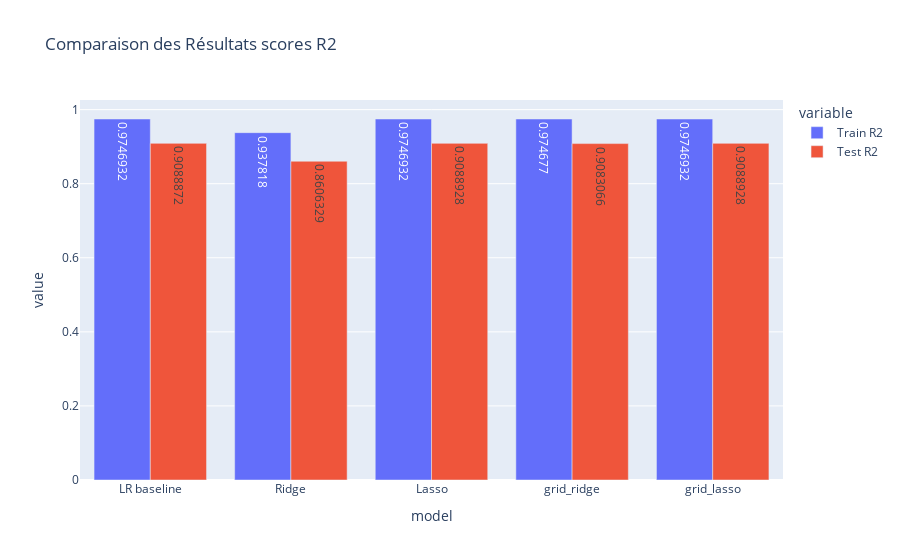
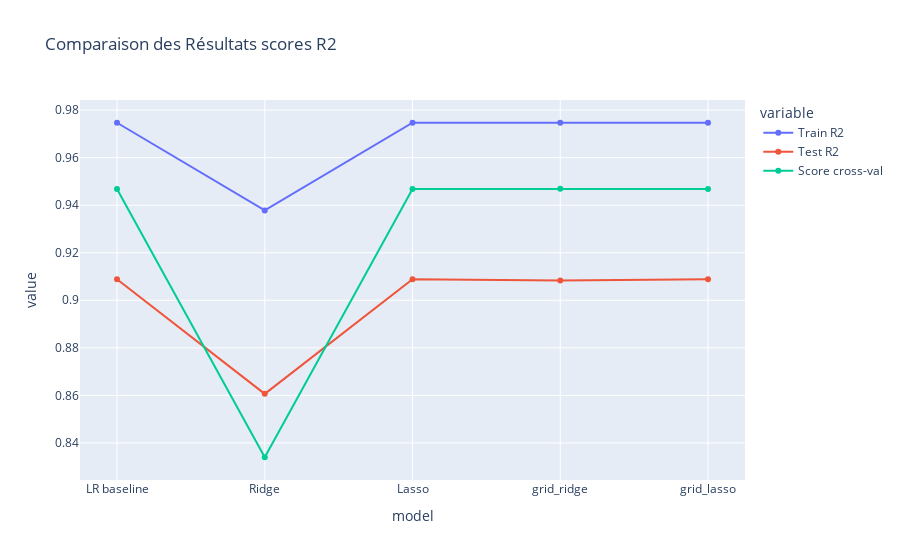

The code cell stored with these charts, in order, in its notebook:
### Code cell
# Visualisation resultat
display(scores_df.head())

fig = px.bar(
    scores_df,
    x='model',
    y=['Train R2', 'Test R2'],
    title='Comparaison des Résultats scores R2',
    barmode='group',  # Barres groupées
    text_auto=True  # Affiche les valeurs sur les barres
)
fig.show()
# les performances des modéles restent trés proche. La baseline de départ avait déjà de trés bon résultat

fig =px.line(
    scores_df,
    x='model',
    y=['Train R2', 'Test R2', 'Score cross-val'],
    title='Comparaison des Résultats scores R2',
    markers=True
)

fig.show()

### Figure 1 — Plotly figure (JSON) as saved in the notebook; plotly's stock layout.template omitted (floating-point values rounded to 4 significant figures)
{"data": [{"alignmentgroup": "True", "hovertemplate": "variable=Train R2<br>model=%{x}<br>value=%{y}<extra></extra>", "legendgroup": "Train R2", "marker": {"color": "#636efa", "pattern": {"shape": ""}}, "name": "Train R2", "offsetgroup": "Train R2", "orientation": "v", "showlegend": true, "textposition": "auto", "texttemplate": "%{y}", "type": "bar", "x": ["LR baseline", "Ridge", "Lasso", "grid_ridge", "grid_lasso"], "xaxis": "x", "y": [0.9747, 0.9378, 0.9747, 0.9747, 0.9747], "yaxis": "y"}, {"alignmentgroup": "True", "hovertemplate": "variable=Test R2<br>model=%{x}<br>value=%{y}<extra></extra>", "legendgroup": "Test R2", "marker": {"color": "#EF553B", "pattern": {"shape": ""}}, "name": "Test R2", "offsetgroup": "Test R2", "orientation": "v", "showlegend": true, "textposition": "auto", "texttemplate": "%{y}", "type": "bar", "x": ["LR baseline", "Ridge", "Lasso", "grid_ridge", "grid_lasso"], "xaxis": "x", "y": [0.9089, 0.8606, 0.9089, 0.9083, 0.9089], "yaxis": "y"}], "layout": {"barmode": "group", "legend": {"title": {"text": "variable"}, "tracegroupgap": 0}, "title": {"text": "Comparaison des Résultats scores R2"}, "xaxis": {"anchor": "y", "domain": [0, 1], "title": {"text": "model"}}, "yaxis": {"anchor": "x", "domain": [0, 1], "title": {"text": "value"}}}}

### Figure 2 — Plotly figure (JSON) as saved in the notebook; plotly's stock layout.template omitted (floating-point values rounded to 4 significant figures)
{"data": [{"hovertemplate": "variable=Train R2<br>model=%{x}<br>value=%{y}<extra></extra>", "legendgroup": "Train R2", "line": {"color": "#636efa", "dash": "solid"}, "marker": {"symbol": "circle"}, "mode": "lines+markers", "name": "Train R2", "orientation": "v", "showlegend": true, "type": "scatter", "x": ["LR baseline", "Ridge", "Lasso", "grid_ridge", "grid_lasso"], "xaxis": "x", "y": [0.9747, 0.9378, 0.9747, 0.9747, 0.9747], "yaxis": "y"}, {"hovertemplate": "variable=Test R2<br>model=%{x}<br>value=%{y}<extra></extra>", "legendgroup": "Test R2", "line": {"color": "#EF553B", "dash": "solid"}, "marker": {"symbol": "circle"}, "mode": "lines+markers", "name": "Test R2", "orientation": "v", "showlegend": true, "type": "scatter", "x": ["LR baseline", "Ridge", "Lasso", "grid_ridge", "grid_lasso"], "xaxis": "x", "y": [0.9089, 0.8606, 0.9089, 0.9083, 0.9089], "yaxis": "y"}, {"hovertemplate": "variable=Score cross-val<br>model=%{x}<br>value=%{y}<extra></extra>", "legendgroup": "Score cross-val", "line": {"color": "#00cc96", "dash": "solid"}, "marker": {"symbol": "circle"}, "mode": "lines+markers", "name": "Score cross-val", "orientation": "v", "showlegend": true, "type": "scatter", "x": ["LR baseline", "Ridge", "Lasso", "grid_ridge", "grid_lasso"], "xaxis": "x", "y": [0.9468, 0.834, 0.9469, 0.9469, 0.9469], "yaxis": "y"}], "layout": {"legend": {"title": {"text": "variable"}, "tracegroupgap": 0}, "title": {"text": "Comparaison des Résultats scores R2"}, "xaxis": {"anchor": "y", "domain": [0, 1], "title": {"text": "model"}}, "yaxis": {"anchor": "x", "domain": [0, 1], "title": {"text": "value"}}}}
